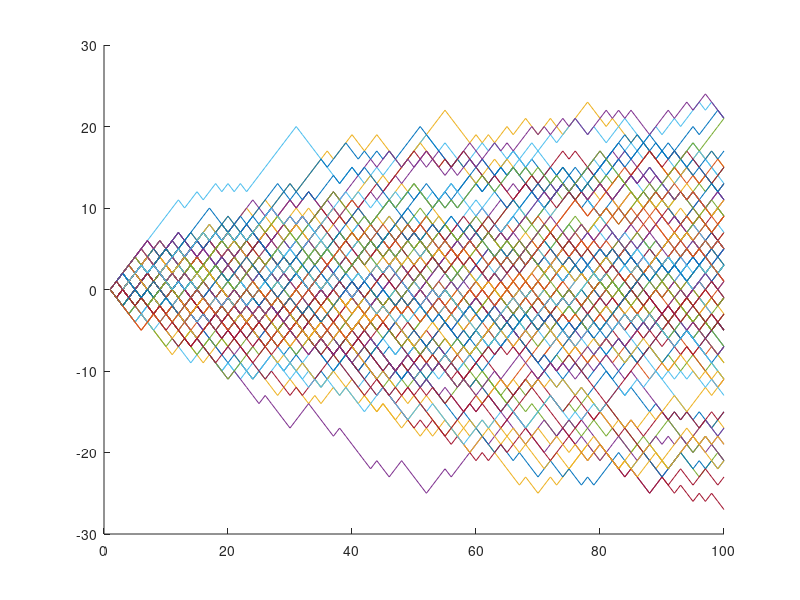

The MATLAB source for this figure:


nwalks = 100;

hold on



nsteps = 100;

for i = 1:nwalks

    pos = 0;
    x   = zeros(1, nsteps);

    for j = 1:nsteps
    
        x(j) = pos;
    
        if randi(2) == 1
            pos += 1;
        else
            pos -= 1;
        end
    
    end
    plot(x)

end


print -dpng 'fig.png'